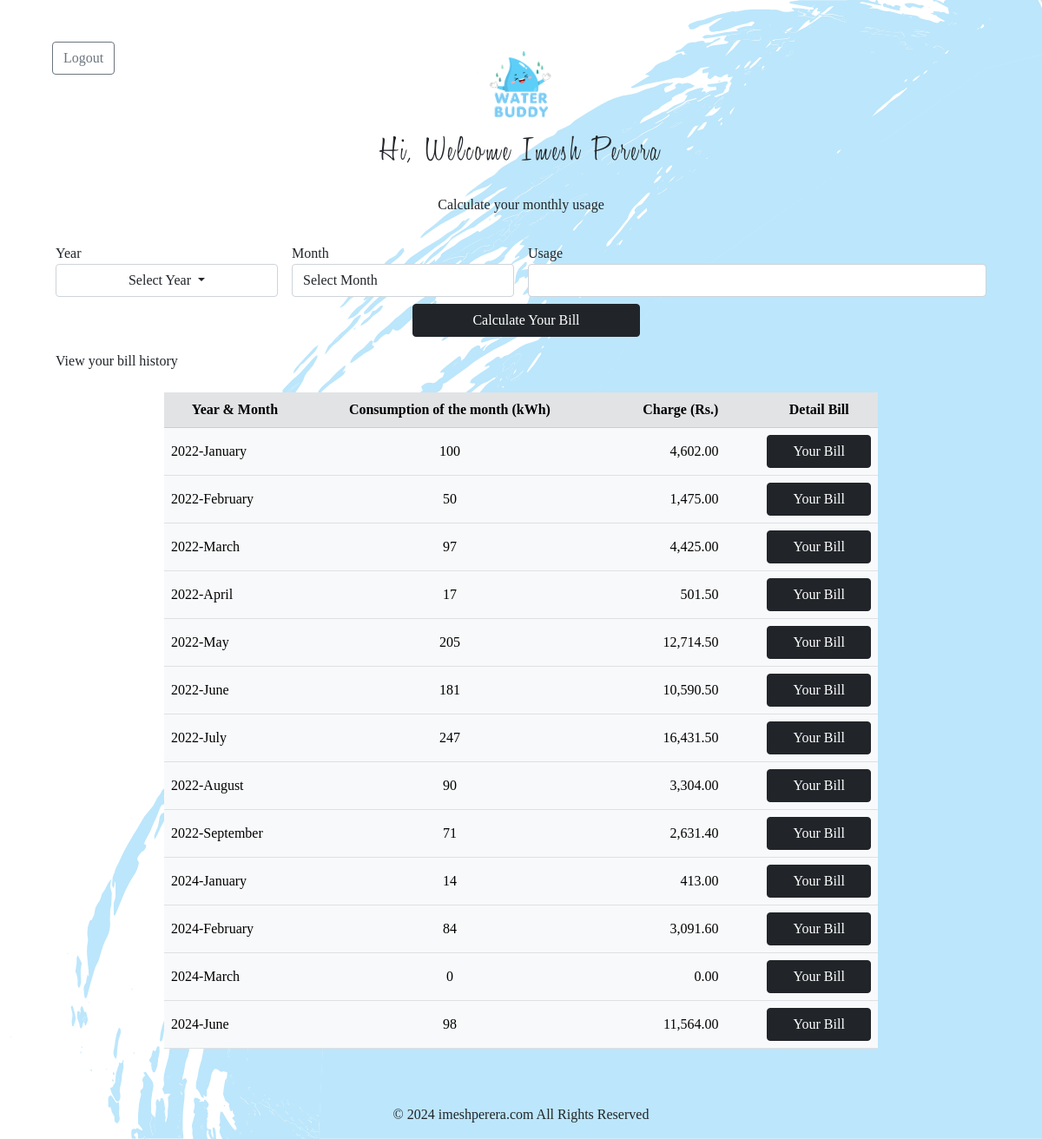
The app's page /home.php (signed in) with its own data.
### tables this page shows
CREATE TABLE IF NOT EXISTS `bill` (
  `id` int NOT NULL AUTO_INCREMENT,
  `customer_id` int DEFAULT NULL,
  `year_id` int DEFAULT NULL,
  `month_id` int DEFAULT NULL,
  `tariff_id` int DEFAULT NULL,
  `units` int DEFAULT NULL,
  `total` double DEFAULT NULL,
  PRIMARY KEY (`id`),
  KEY `customer_id` (`customer_id`),
  KEY `year_id` (`year_id`),
  KEY `month_id` (`month_id`),
  KEY `tariff_id` (`tariff_id`),
  CONSTRAINT `FK1_customer` FOREIGN KEY (`customer_id`) REFERENCES `customer` (`id`),
  CONSTRAINT `FK2_year` FOREIGN KEY (`year_id`) REFERENCES `years` (`id`),
  CONSTRAINT `FK3_month` FOREIGN KEY (`month_id`) REFERENCES `months` (`id`),
  CONSTRAINT `FK4_tariff_bill` FOREIGN KEY (`tariff_id`) REFERENCES `bill_tariff` (`id`)
);

CREATE TABLE IF NOT EXISTS `years` (
  `id` int NOT NULL AUTO_INCREMENT,
  `name` varchar(5) DEFAULT NULL,
  PRIMARY KEY (`id`)
);

CREATE TABLE IF NOT EXISTS `months` (
  `id` int NOT NULL AUTO_INCREMENT,
  `name` varchar(10) DEFAULT NULL,
  PRIMARY KEY (`id`)
);

### home.php (the view, shortened to what this page needs)
<?php
if(isset($_SESSION["myuser"])){
$dbserver = "localhost";
$dblocation = "root";
$dbpassword = "Dilshan@1234";
$dbname = "waterbills";
$dbms = new mysqli($dbserver, $dblocation, $dbpassword, $dbname, "3306");
function formatNumber($number) {
    $formattedNumber = number_format((float)$number, 2, '.', '');
    if (strpos($formattedNumber, '.') !== false) {
        list($whole, $decimal) = explode('.', $formattedNumber);
        $whole = number_format((int)$whole);
        $formattedNumber = $whole . '.' . $decimal;
    } else {
        $formattedNumber = number_format((int)$formattedNumber);
    }
    return $formattedNumber;
}
?>
<!DOCTYPE html>
<html>
<head>
    <link rel="stylesheet" href="bootstrap/bootstrap-icons.css" />
    <link rel="stylesheet" href="bootstrap/bootstrap.min.css" />
    <link rel="stylesheet" href="style.css" />
</head>
<body class="main-background">
    <div class="container-fluid min-vh-100 d-flex align-content-center pt-5">
        <div class="row align-content-sm-center">
            <div class="col-12">
                <button class="btn btn-outline-secondary w-auto position-absolute ms-2 ms-md-5" onclick="SignOut();"> Logout </button>
                <div class="row">
                    <div class="col-12 logo">
                    </div>
                    <div class="col-12">
                        <p class="text-center title1">Hi, Welcome <?php echo $_SESSION["myuser"]["name"]; ?></p>
                    </div>
                </div>
            </div>
            <div class="col-12 px-3">
                <div class="row px-2 px-md-5 g-3">
                    <div class="col-12 text-center">
                        <label class="form-lable title2 text-center text-bold">Calculate your monthly usage</label>
                    </div>
                    <div class="col-6 col-md-3">
                        <label class="form-lable">Year</label>
                        <div class="dropdown">
                            <button class="form-control dropdown-toggle" type="button" value="0" id="year" data-bs-toggle="dropdown" aria-expanded="false">
                                Select Year
                            </button>
                        </div>
                    </div>
                    <div class="col-6 col-md-3">
                        <label class="form-lable">Month</label>
                        <select id="month" class="form-control">
                            <option value="0">Select Month</option>
                        </select>
                    </div>
                    <div class="col-12 col-md-6">
                        <label class="form-lable">Usage</label>
                        <input id="usage" class="form-control" type="number" min="0" />
                    </div>
                    <div class="col-12 mt-2">
                        <div class="row justify-content-center">
                            <div class="col-6 offset-3">
                                <button class="btn btn-dark w-50" onclick="BillCalculate();">Calculate Your Bill</button>
                            </div>
                        </div>
                    </div>
                    <div class="col-12 mt-3">
                        <label class="form-lable text-bold">View your bill history</label>
                    </div>
                    <div class="col-12 mt-4">
                        <div class="row justify-content-center">
                            <table id="extable" class="table w-75">
                                <tr class="table-secondary">
                                    <th class="text-center">Year & Month</th>
                                    <th class="text-center">Consumption of the month (kWh)</th>
                                    <th class="text-end pe-3 pe-md-5">Charge (Rs.)</th>
                                    <th class="text-center">Detail Bill</th>
                                </tr>
                                <?php
                                    $querya ="SELECT bill.id, years.name AS `yearname`, months.name AS `monthname`, bill.tariff_id, bill_tariff.upfrom, bill_tariff.tilfor, bill.units, bill.total FROM years INNER JOIN months LEFT JOIN bill ON months.id = bill.month_id AND years.id = bill.year_id LEFT JOIN bill_tariff ON bill.tariff_id = bill_tariff.id WHERE bill.customer_id = '".$_SESSION["myuser"]["id"]."' ORDER BY year_id, month_id;";
                                    $resulta = $dbms -> query($querya);
                                    $nr = $resulta->num_rows;
                                    for($j=1; $j<=$nr; $j++){
                                        $dataa = $resulta->fetch_assoc();
                                    ?>
                                    <tr class="table-light">
                                        <td class="text-start align-middle" id="<?php echo "exdate".$j ;?>"><?php echo $dataa['yearname'].'-'.$dataa['monthname'] ;?></td>
                                        <td class="text-center align-middle" id="<?php echo "exuse".$j ;?>"><?php echo $dataa["units"];?></td>
                                        <td class="text-end align-middle pe-3 pe-md-5"><?php echo formatNumber($dataa["total"]);?></td>
                                        <td><button class="btn btn-dark w-100" onclick="ExBillCalculate(<?php echo $j ;?>);" data-bs-toggle="modal" data-bs-target="#staticBackdrop">Your Bill</button></td>
                                    </tr>
                                <?php
                                }
                                ?>
                            </table>
                        </div>
                    </div>
                    <div class="col-12 mt-3 mt-lg-5">
                        <p class="text-center"><a href="https://www.imeshperera.com"
                                class="text-decoration-none text-dark">&copy; 2024 imeshperera.com All Rights
                                Reserved</a></p>
                    </div>
                </div>
            </div>
        </div>
    </div>
</body>
</html>
<?php
}else{
?>
<script>window.location = "index.php";</script>
<?php
}
?>

### style.css (style rules this page uses)
* { font-family: 'Quicksand'; scroll-behavior: smooth; }
.text-bold { font-family: 'Quicksand-bold'; }
a { color: white; }
.logo { height: 100px; background-image: url(resources/waterbuddy.png); background-repeat: no-repeat; background-position: center; background-size: contain; }
.title1 { font-family: "Honey-Script"; font-size: 40px; letter-spacing: 3px; }
.main-background { background-image: url(resources/background-body.svg); background-repeat: no-repeat; background-position: center; background-size: cover; }

### records on screen
bill: year.name "2022", month.name "January", units "100", total "4,602.00"
bill: year.name "2022", month.name "February", units "50", total "1,475.00"
bill: year.name "2022", month.name "March", units "97", total "4,425.00"
bill: year.name "2022", month.name "April", units "17", total "501.50"
bill: year.name "2022", month.name "May", units "205", total "12,714.50"
bill: year.name "2022", month.name "June", units "181", total "10,590.50"
bill: year.name "2022", month.name "July", units "247", total "16,431.50"
bill: year.name "2022", month.name "August", units "90", total "3,304.00"
bill: year.name "2022", month.name "September", units "71", total "2,631.40"
bill: year.name "2024", month.name "January", units "14", total "413.00"
bill: year.name "2024", month.name "February", units "84", total "3,091.60"
bill: year.name "2024", month.name "March", units "0", total "0.00"
bill: year.name "2024", month.name "June", units "98", total "11,564.00"

### other values on screen
$_SESSION["myuser"]["name"] "Imesh Perera"
